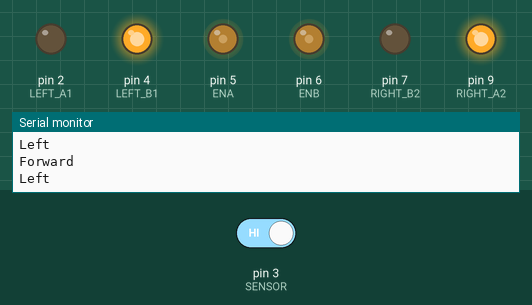
Simulated run of this sketch. Board: Arduino Uno, built with avr-gcc and run on an emulated ATmega328P. Shown: output pins drawn as LEDs (lit = HIGH), the last lines printed to the serial monitor. Inputs (shaded band) come from the test bench; at power-on: pin 3 (SENSOR) HIGH. Random numbers use the default seed unless the sketch sets one.

Above: at 7.5 s.
7.6 s: pin 3 (SENSOR) driven LOW
At 12.3 s:
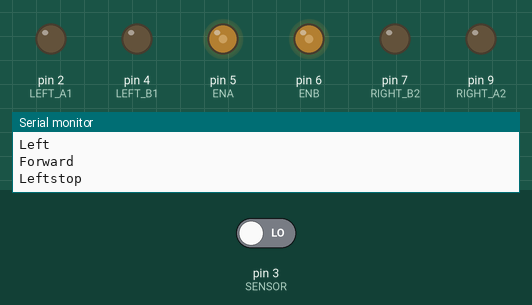
At 13.0 s:
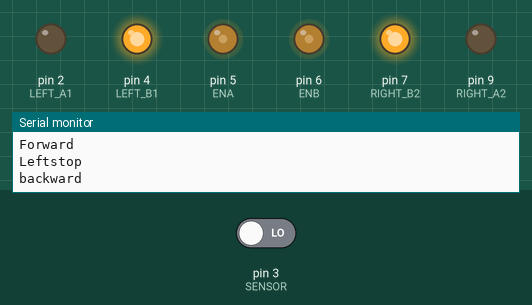
13.9 s: pin 3 (SENSOR) driven HIGH
At 27.2 s:
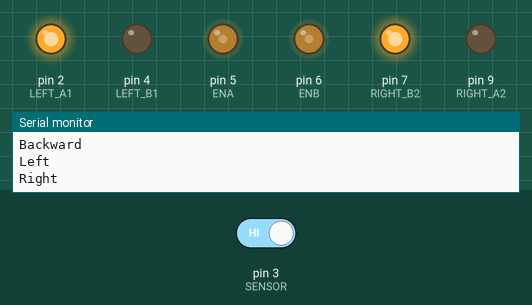
Timing chart, 0 to 33.5 s (numbered marks = the images above; inputs shaded):
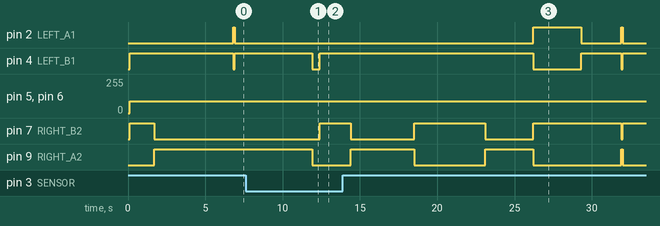

The sketch:

das.ino
```cpp
#define LEFT_A1 2 //왼쪽 바퀴
#define LEFT_B1 4 //왼쪽 바퀴
#define ENA 5
#define RIGHT_A2 9 //오른쪽 바퀴
#define RIGHT_B2 7 //오른쪽 바퀴
#define ENB 6
#define SPEED 90
//초음파 센서 PIN 설정

#define SENSOR 3 //디지털 핀 설정

void setup() {
  Serial.begin(9600);   //시리얼모니터

  //모터 핀모드 설정
  pinMode(LEFT_A1, OUTPUT);
  pinMode(RIGHT_A2, OUTPUT);
  pinMode(LEFT_B1, OUTPUT);
  pinMode(RIGHT_B2, OUTPUT);

  pinMode(ENA, OUTPUT);
  pinMode(ENB, OUTPUT);
  pinMode(SENSOR,INPUT);
}
 volatile int tim;
void loop() {
  float duration, distance;
   tim=random(3,10);
   int sl,sr;
  if(!digitalRead(SENSOR)) {         //장애물 감지 (20cm 이내)
     Serial.println("stop");
     stop();  //정지(1초)
     Serial.println("backward");
     backward();  //후진(0.5초)
     int rnd = random(0,2);   //장애물 감지시 좌/우회전 랜덤처리
     if(rnd == 0){
        Serial.println("right");
        right();
     }else{
        Serial.println("left");
        left();
     }
   }else{         //장애물 없음
//     Serial.println("forward");
     int rm=random(4);
     delay(100);
//     forward();
 switch(rm){
    case 0:
    Serial.print("\nForward");
      forward();
//      delay(1000);
      break;
    case 1:
    Serial.print("\nBackward");
      backward();
//      delay(1000);
      break;
    case 2:
    Serial.print("\nLeft");
      left();
//      delay(500);
      break;
    case 3:
    Serial.print("\nRight");
      right();
//      delay(500);
      break;

  }
   }
}

void forward(){
  digitalWrite(LEFT_A1, HIGH);
  digitalWrite(LEFT_B1, LOW);
  digitalWrite(RIGHT_A2, HIGH);
  digitalWrite(RIGHT_B2, LOW);
   analogWrite(ENA, SPEED);
   analogWrite(ENB, SPEED);
}
void backward(){
  digitalWrite(LEFT_A1, LOW);
  digitalWrite(LEFT_B1, HIGH);
  digitalWrite(RIGHT_A2, LOW);
  digitalWrite(RIGHT_B2, HIGH);
     analogWrite(ENA, SPEED);
   analogWrite(ENB, SPEED);
  delay(500*tim);
}
void left(){
  digitalWrite(LEFT_A1, LOW);
  digitalWrite(LEFT_B1, HIGH);
  digitalWrite(RIGHT_A2, HIGH);
  digitalWrite(RIGHT_B2, LOW);
     analogWrite(ENA, SPEED);
   analogWrite(ENB, SPEED);
  delay(1000*tim);
}
void right(){
  digitalWrite(LEFT_A1, HIGH);
  digitalWrite(LEFT_B1, LOW);
  digitalWrite(RIGHT_A2, LOW);
  digitalWrite(RIGHT_B2, HIGH);
     analogWrite(ENA, SPEED);
   analogWrite(ENB, SPEED);
  delay(1000*tim);
}
void stop(){
  digitalWrite(LEFT_A1, LOW);
  digitalWrite(LEFT_B1, LOW);
  digitalWrite(RIGHT_A2, LOW);
  digitalWrite(RIGHT_B2, LOW);

  delay(500);
}
```

Measured:
- after the input at 7.6 s, pin 4 (LEFT_B1): HIGH → LOW after 4.3 s, → HIGH 0.50 s later
